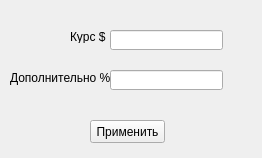
<?xml version="1.0" encoding="UTF-8"?>
<ui version="4.0">
 <class>Form</class>
 <widget class="QWidget" name="Form">
  <property name="geometry">
   <rect>
    <x>0</x>
    <y>0</y>
    <width>262</width>
    <height>158</height>
   </rect>
  </property>
  <property name="windowTitle">
   <string>Form</string>
  </property>
  <widget class="QLineEdit" name="lineEdit">
   <property name="geometry">
    <rect>
     <x>110</x>
     <y>30</y>
     <width>113</width>
     <height>20</height>
    </rect>
   </property>
  </widget>
  <widget class="QLineEdit" name="lineEdit_2">
   <property name="geometry">
    <rect>
     <x>110</x>
     <y>70</y>
     <width>113</width>
     <height>20</height>
    </rect>
   </property>
  </widget>
  <widget class="QPushButton" name="pushButton">
   <property name="geometry">
    <rect>
     <x>90</x>
     <y>120</y>
     <width>75</width>
     <height>23</height>
    </rect>
   </property>
   <property name="text">
    <string>Применить</string>
   </property>
  </widget>
  <widget class="QLabel" name="label">
   <property name="geometry">
    <rect>
     <x>70</x>
     <y>30</y>
     <width>47</width>
     <height>13</height>
    </rect>
   </property>
   <property name="text">
    <string>Курс $</string>
   </property>
  </widget>
  <widget class="QLabel" name="label_2">
   <property name="geometry">
    <rect>
     <x>10</x>
     <y>70</y>
     <width>101</width>
     <height>16</height>
    </rect>
   </property>
   <property name="text">
    <string>Дополнительно %</string>
   </property>
  </widget>
 </widget>
 <resources/>
 <connections/>
</ui>
